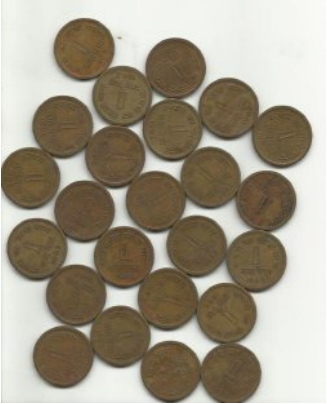
#> input picture 18_图像分割与Watershed算法/coin.jpg, 327 x 404 px
$ python demo.py
#> lines starting #> are read from the running program, lines starting #| are printed output that depends on the picture; after the words box and inside, x2 and y2 are one past the last pixel; in counts of white or black regions, pixels touching at a corner belong together
import cv2 as cv
import numpy as np
import matplotlib.pyplot as plt

img = cv.imread("coin.jpg")
#> img is the input picture: shape (404, 327, 3); mean B, G, R 136.6, 153.3, 161.5
gray = cv.cvtColor(img, cv.COLOR_BGR2GRAY)
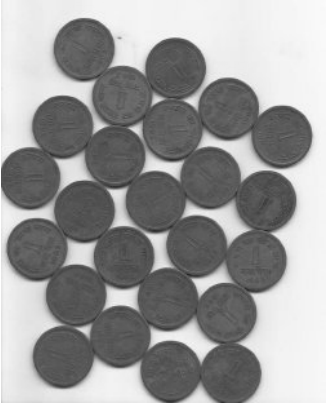
#> gray: shape (404, 327); min 37, max 255, mean 153.9
cv.imshow("gray", gray)
cv.waitKey(0)

ret, thresh = cv.threshold(gray, 0, 255, cv.THRESH_BINARY_INV + cv.THRESH_OTSU)
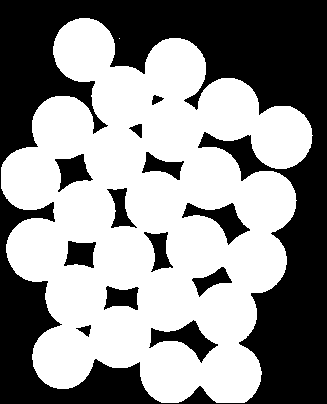
#> thresh: shape (404, 327); 55.6% white; 13 black regions, largest, box (x1, y1, x2, y2) and area: (0, 0, 327, 404) 52299, (149, 320, 218, 363) 1086, (182, 203, 250, 245) 1011
#> ret = 161
cv.imshow("threshold", thresh)
cv.waitKey(0)
# 现在我们需要去除图像中的任何白点噪声。为此，我们可以使用形态学扩张。
# 要去除对象中的任何小孔，我们可以使用形态学侵蚀。
# 我们需要提取我们可确定为硬币的区域。侵蚀会去除边界像素。
# 因此，无论剩余多少，我们都可以肯定它是硬币。

# 噪声去除
kernel = np.ones((3, 3), np.uint8)
opening = cv.morphologyEx(thresh, cv.MORPH_OPEN, kernel, iterations=2)
#> opening: shape (404, 327); 55.5% white; 13 black regions, largest, box (x1, y1, x2, y2) and area: (0, 0, 327, 404) 52313, (149, 320, 218, 363) 1086, (182, 203, 250, 245) 1011
cv.imshow("morphologyEx", thresh)
cv.waitKey(0)

# 确定背景区域
sure_bg = cv.dilate(opening, kernel, iterations=3)
#> sure_bg: shape (404, 327); 63.8% white; 17 black regions (3 under 20 px), largest, box (x1, y1, x2, y2) and area: (0, 0, 327, 404) 36811, (0, 197, 154, 404) 7908, (204, 137, 262, 174) 512
# 寻找前景区域
dist_transform = cv.distanceTransform(opening, cv.DIST_L2, 5)
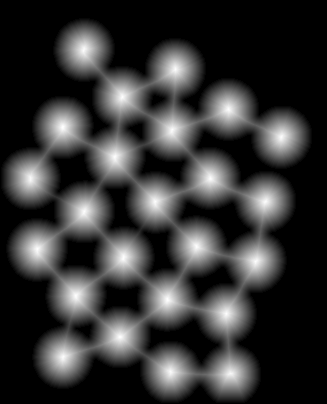
#> dist_transform: shape (404, 327) float32; min 0, max 30.76, mean 6.3; drawn with min black and max white
ret, sure_fg = cv.threshold(dist_transform, 0.7*dist_transform.max(), 255, 0)
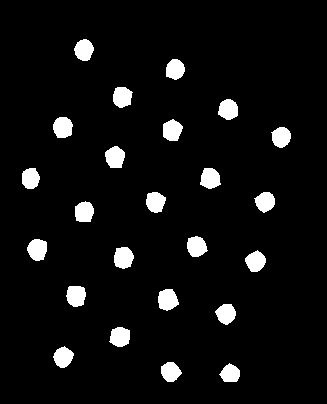
#> sure_fg: shape (404, 327) float32; 5.9% white; 24 white regions, largest, box (x1, y1, x2, y2) and area: (158, 289, 179, 311) 349, (114, 247, 134, 269) 348, (27, 239, 47, 261) 344
#> ret = 21.53
cv.imshow("sure_fg", sure_fg)
cv.waitKey(0)

# 找到未知区域
sure_fg = np.uint8(sure_fg)
unknown = cv.subtract(sure_bg, sure_fg)

# 类别标记
ret, markers = cv.connectedComponents(sure_fg)
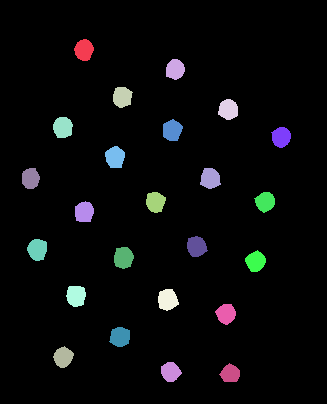
#> markers: shape (404, 327) int32; 25 distinct labels, from 0 to 24; one colour per label, 0 black
#> ret = 25
# 为所有的标记加1，保证背景是0而不是1
markers = markers+1
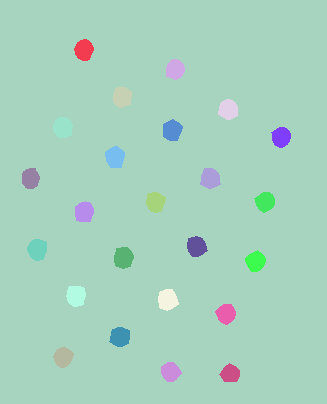
#> markers: shape (404, 327) int32; 25 distinct labels, from 1 to 25; one colour per label, 0 black
# 现在让所有的未知区域为0
markers[unknown == 255] = 0
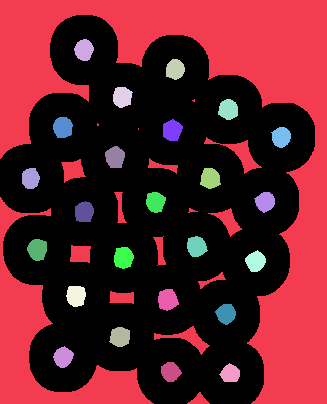
#> markers: shape (404, 327) int32; 26 distinct labels, from 0 to 25; one colour per label, 0 black
# 使用plt.imshow();plt.show()显示每个阶段的图
print(1)
